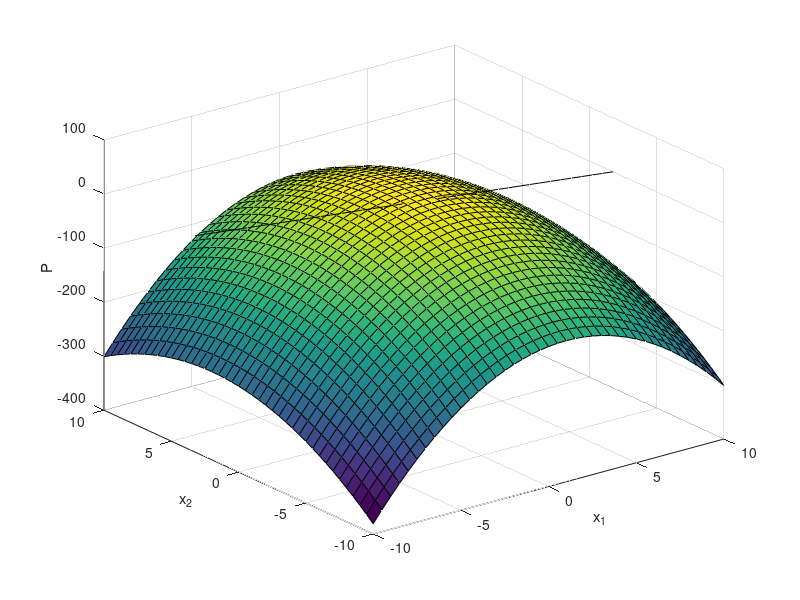

Write MATLAB code to recreate this figure.
clear all; clc; close all;

x1=-10:0.5:10;
x2=-10:0.5:10;

for kk=1:length(x1)
    for jj=1:length(x2)
        P(kk,jj)=(5-(x1(kk)-2)^2-2*(x2(jj)-1)^2);
    end
end
xx1=[-10 -10 10 10];
xx2=-1/4*x1+3/4;
minP=min(min(P));
maxP=max(max(P));
zz=[minP maxP maxP minP];
figure
surf(x1,x2,P)
xlabel('x_{1}')
ylabel('x_{2}')
zlabel('P')
hold on
plot(x1,xx2,'-k')
% rectangle('Position',xx1,xx2,zz)
